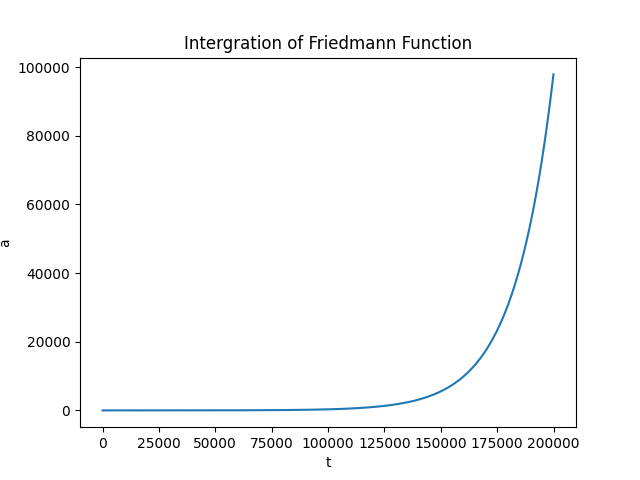

The Python source for this figure:
import math
from numpy import arange
from matplotlib import pyplot as plt
sta = 0 #starting time
en = 2*((10)**(5)) #ending time
N =5000 #step number
h = (en-sta)/N
tpoints = arange(sta,en,h) 
apoints = []
y = 0#a(sta)
for x in tpoints:
    y=math.exp(x*math.sqrt(0.6899)*67.66*365*24*60*60/(3.26*9.46*((10)**(12))))
    apoints.append(y)
plt.title("Intergration of Friedmann Function") 
plt.xlabel("t") 
plt.ylabel("a") 
plt.plot(tpoints, apoints)
plt.show()
